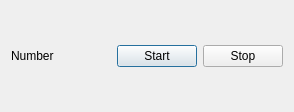
<?xml version="1.0" encoding="UTF-8"?>
<ui version="4.0">
 <class>Dialog</class>
 <widget class="QDialog" name="Dialog">
  <property name="geometry">
   <rect>
    <x>0</x>
    <y>0</y>
    <width>294</width>
    <height>112</height>
   </rect>
  </property>
  <property name="windowTitle">
   <string>Dialog</string>
  </property>
  <layout class="QHBoxLayout" name="horizontalLayout">
   <item>
    <widget class="QLabel" name="label">
     <property name="text">
      <string>Number</string>
     </property>
    </widget>
   </item>
   <item>
    <spacer name="horizontalSpacer">
     <property name="orientation">
      <enum>Qt::Horizontal</enum>
     </property>
     <property name="sizeHint" stdset="0">
      <size>
       <width>40</width>
       <height>20</height>
      </size>
     </property>
    </spacer>
   </item>
   <item>
    <widget class="QPushButton" name="pushButton">
     <property name="text">
      <string>Start</string>
     </property>
    </widget>
   </item>
   <item>
    <widget class="QPushButton" name="pushButton_2">
     <property name="text">
      <string>Stop</string>
     </property>
    </widget>
   </item>
  </layout>
 </widget>
 <resources/>
 <connections/>
</ui>
